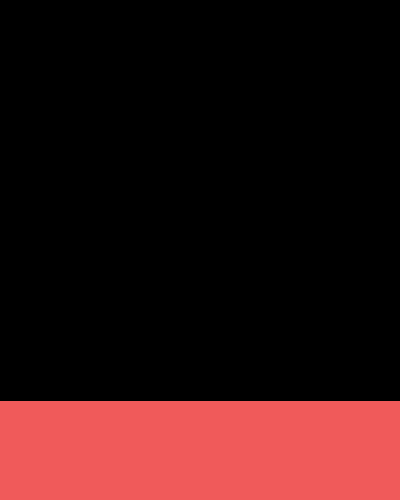
Frame 1 (no input)
Frame 60 (the mouse pressed at the canvas centre just before this capture): identical to frame 1, image omitted
Frame 120 (the mouse held since frame 60 and released just before this capture): identical to frame 1, image omitted

The Processing sketch that drew this single still picture (run headless with seeded random() and noise(); from frame 60 on, the mouse is pressed at the canvas centre):

// Processing sketch: Grid
// ── Grid.pde
int boxsize = 100;
int cols, rows;
int fill = 150;
color[][] colors;
int[][] states;
//how many states
int numStates = 10;
int colorPalette[];
int times = 1;

void setup() {
  size(400, 500);
  cols = 4;
  rows = 4;
  colors = new color[cols][rows];
  states = new int[cols][rows];
  //how many colors
  colorPalette = new int[11];

  for (int i=0; i<cols; i++) {
    for (int j=0; j<rows; j++) {
      colors[i][j] = color(fill);
      states[i][j] = 0;
    }
  }

  colorPalette[0] = color(0);
  colorPalette[1] = color(200,25,0);
  colorPalette[2] = color(50);
  colorPalette[3] = color(75);
  colorPalette[4] = color(100);
  colorPalette[5] = color(125);
  colorPalette[6] = color(150);
  colorPalette[7] = color(175);
  colorPalette[8] = color(200);
  colorPalette[9] = color(225);
}

void draw() {
  background(240, 90, 90);

  for (int i=0; i<cols; i++) {
    for (int j=0; j<rows; j++) {
      int x = i*boxsize;
      int y = j*boxsize;
      //look up the current state of 0,0 - which is 0,1 or 2
      //then go to the colorPallette, and get that color [R,G,B]
      fill(colorPalette[states[i][j]]);
      rect(x, y, boxsize, boxsize);
    }
  }
}

void mousePressed() {
  for (int i=0; i<cols; i++) {
    for (int j=0; j<rows; j++) {
      int x = i*boxsize;
      int y = j*boxsize;
      if (mouseX > x && mouseX < (x + boxsize) && mouseY > y && mouseY < (y + boxsize)) {
        if (mousePressed && (mouseButton == LEFT)) {
          colors[i][j] = color(fill);
          int currentState = states[i][j];
          if (states[i][j] < numStates) {
            states[i][j]++;
          } else {
            states[i][j] =  0;
          }

          println("Button at "+i+","+j+" is now "+states[i][j]);
        }
      }
      if (mousePressed && (mouseButton == RIGHT)) {
       int red = (colorPalette[states[i][j]] >> 16 & 0xFF);
              int green = (colorPalette[states[i][j]] >> 8 & 0xFF);
       int blue = (colorPalette[states[i][j]] & 0xFF);
       print("r"+(red));
       print("g"+(green)); 
       print("b"+(blue)+"-"); 
     
      }
    }
  }
}
